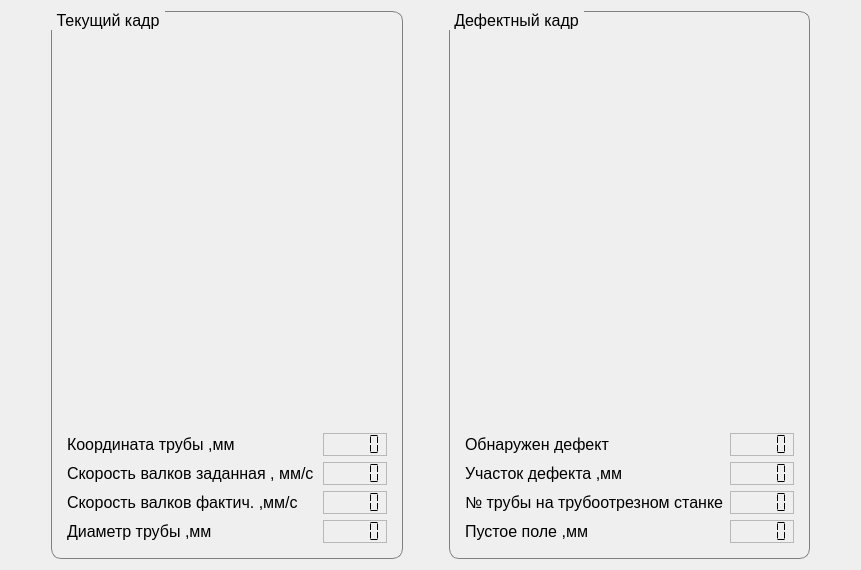
      <widget class="QWidget" name="page_1">
       <layout class="QHBoxLayout" name="horizontalLayout_41">
        <item>
         <spacer name="horizontalSpacer_8">
          <property name="orientation">
           <enum>Qt::Horizontal</enum>
          </property>
          <property name="sizeHint" stdset="0">
           <size>
            <width>40</width>
            <height>20</height>
           </size>
          </property>
         </spacer>
        </item>
        <item>
         <layout class="QHBoxLayout" name="horizontalLayout_32">
          <item>
           <widget class="QGroupBox" name="groupBox_9">
            <property name="sizePolicy">
             <sizepolicy hsizetype="Expanding" vsizetype="Expanding">
              <horstretch>0</horstretch>
              <verstretch>0</verstretch>
             </sizepolicy>
            </property>
            <property name="font">
             <font>
              <family>Segoe UI</family>
              <pointsize>12</pointsize>
             </font>
            </property>
            <property name="styleSheet">
             <string notr="true">QGroupBox {
    border: 1px solid gray;
    border-radius:10px;
    margin-top: 4ex; /* leave space at the top for the title */
}

QGroupBox::title {
    subcontrol-origin: margin;
    subcontrol-position: top left; /* position at the top */
    padding:0 3px;
  
}</string>
            </property>
            <property name="title">
             <string>Текущий кадр</string>
            </property>
            <property name="alignment">
             <set>Qt::AlignLeading|Qt::AlignLeft|Qt::AlignVCenter</set>
            </property>
            <layout class="QVBoxLayout" name="verticalLayout_14">
             <property name="leftMargin">
              <number>15</number>
             </property>
             <property name="topMargin">
              <number>15</number>
             </property>
             <property name="rightMargin">
              <number>15</number>
             </property>
             <property name="bottomMargin">
              <number>15</number>
             </property>
             <item>
              <widget class="QLabel" name="l_Current_img">
               <property name="sizePolicy">
                <sizepolicy hsizetype="Expanding" vsizetype="Expanding">
                 <horstretch>0</horstretch>
                 <verstretch>0</verstretch>
                </sizepolicy>
               </property>
               <property name="minimumSize">
                <size>
                 <width>320</width>
                 <height>400</height>
                </size>
               </property>
               <property name="maximumSize">
                <size>
                 <width>520</width>
                 <height>640</height>
                </size>
               </property>
               <property name="text">
                <string/>
               </property>
               <property name="pixmap">
                <pixmap>2023-01-09_22-28-00.png</pixmap>
               </property>
               <property name="scaledContents">
                <bool>true</bool>
               </property>
               <property name="alignment">
                <set>Qt::AlignCenter</set>
               </property>
              </widget>
             </item>
             <item>
              <layout class="QVBoxLayout" name="verticalLayout_15">
               <item>
                <layout class="QHBoxLayout" name="horizontalLayout_33">
                 <item>
                  <widget class="QLabel" name="label_35">
                   <property name="sizePolicy">
                    <sizepolicy hsizetype="Expanding" vsizetype="Preferred">
                     <horstretch>0</horstretch>
                     <verstretch>0</verstretch>
                    </sizepolicy>
                   </property>
                   <property name="font">
                    <font>
                     <family>Segoe UI</family>
                     <pointsize>12</pointsize>
                    </font>
                   </property>
                   <property name="text">
                    <string>Координата трубы ,мм</string>
                   </property>
                   <property name="textFormat">
                    <enum>Qt::AutoText</enum>
                   </property>
                   <property name="indent">
                    <number>-1</number>
                   </property>
                  </widget>
                 </item>
                 <item>
                  <widget class="QLCDNumber" name="lcd_Pos_UZK">
                   <property name="font">
                    <font>
                     <family>Segoe UI</family>
                     <pointsize>12</pointsize>
                     <weight>50</weight>
                     <bold>false</bold>
                     <stylestrategy>PreferDefault</stylestrategy>
                    </font>
                   </property>
                   <property name="frameShape">
                    <enum>QFrame::StyledPanel</enum>
                   </property>
                   <property name="lineWidth">
                    <number>1</number>
                   </property>
                   <property name="midLineWidth">
                    <number>0</number>
                   </property>
                   <property name="digitCount">
                    <number>5</number>
                   </property>
                   <property name="segmentStyle">
                    <enum>QLCDNumber::Flat</enum>
                   </property>
                  </widget>
                 </item>
                </layout>
               </item>
               <item>
                <layout class="QHBoxLayout" name="horizontalLayout_34">
                 <item>
                  <widget class="QLabel" name="label_36">
                   <property name="sizePolicy">
                    <sizepolicy hsizetype="Expanding" vsizetype="Preferred">
                     <horstretch>0</horstretch>
                     <verstretch>0</verstretch>
                    </sizepolicy>
                   </property>
                   <property name="font">
                    <font>
                     <family>Segoe UI</family>
                     <pointsize>12</pointsize>
                    </font>
                   </property>
                   <property name="text">
                    <string>Скорость валков заданная , мм/с</string>
                   </property>
                  </widget>
                 </item>
                 <item>
                  <widget class="QLCDNumber" name="lcd_RollersSpeedSet">
                   <property name="font">
                    <font>
                     <family>Segoe UI</family>
                     <pointsize>12</pointsize>
                    </font>
                   </property>
                   <property name="frameShape">
                    <enum>QFrame::StyledPanel</enum>
                   </property>
                   <property name="lineWidth">
                    <number>1</number>
                   </property>
                   <property name="digitCount">
                    <number>5</number>
                   </property>
                   <property name="segmentStyle">
                    <enum>QLCDNumber::Flat</enum>
                   </property>
                  </widget>
                 </item>
                </layout>
               </item>
               <item>
                <layout class="QHBoxLayout" name="horizontalLayout_35">
                 <item>
                  <widget class="QLabel" name="label_37">
                   <property name="sizePolicy">
                    <sizepolicy hsizetype="Expanding" vsizetype="Preferred">
                     <horstretch>0</horstretch>
                     <verstretch>0</verstretch>
                    </sizepolicy>
                   </property>
                   <property name="font">
                    <font>
                     <family>Segoe UI</family>
                     <pointsize>12</pointsize>
                    </font>
                   </property>
                   <property name="text">
                    <string>Скорость валков фактич. ,мм/с</string>
                   </property>
                  </widget>
                 </item>
                 <item>
                  <widget class="QLCDNumber" name="lcd_RollersSpeedAkt">
                   <property name="font">
                    <font>
                     <family>Segoe UI</family>
                     <pointsize>12</pointsize>
                    </font>
                   </property>
                   <property name="frameShape">
                    <enum>QFrame::StyledPanel</enum>
                   </property>
                   <property name="lineWidth">
                    <number>1</number>
                   </property>
                   <property name="smallDecimalPoint">
                    <bool>false</bool>
                   </property>
                   <property name="digitCount">
                    <number>5</number>
                   </property>
                   <property name="segmentStyle">
                    <enum>QLCDNumber::Flat</enum>
                   </property>
                  </widget>
                 </item>
                </layout>
               </item>
               <item>
                <layout class="QHBoxLayout" name="horizontalLayout_36">
                 <item>
                  <widget class="QLabel" name="label_38">
                   <property name="sizePolicy">
                    <sizepolicy hsizetype="Expanding" vsizetype="Preferred">
                     <horstretch>0</horstretch>
                     <verstretch>0</verstretch>
                    </sizepolicy>
                   </property>
                   <property name="font">
                    <font>
                     <family>Segoe UI</family>
                     <pointsize>12</pointsize>
                    </font>
                   </property>
                   <property name="text">
                    <string>Диаметр трубы ,мм</string>
                   </property>
                  </widget>
                 </item>
                 <item>
                  <widget class="QLCDNumber" name="lcd_Diam">
                   <property name="font">
                    <font>
                     <family>Segoe UI</family>
                     <pointsize>12</pointsize>
                    </font>
                   </property>
                   <property name="frameShape">
                    <enum>QFrame::StyledPanel</enum>
                   </property>
                   <property name="lineWidth">
                    <number>1</number>
                   </property>
                   <property name="digitCount">
                    <number>5</number>
                   </property>
                   <property name="segmentStyle">
                    <enum>QLCDNumber::Flat</enum>
                   </property>
                  </widget>
                 </item>
                </layout>
               </item>
              </layout>
             </item>
            </layout>
           </widget>
          </item>
          <item>
           <spacer name="horizontalSpacer_7">
            <property name="orientation">
             <enum>Qt::Horizontal</enum>
            </property>
            <property name="sizeType">
             <enum>QSizePolicy::Preferred</enum>
            </property>
            <property name="sizeHint" stdset="0">
             <size>
              <width>40</width>
              <height>20</height>
             </size>
            </property>
           </spacer>
          </item>
          <item>
           <widget class="QGroupBox" name="groupBox_10">
            <property name="sizePolicy">
             <sizepolicy hsizetype="Expanding" vsizetype="Expanding">
              <horstretch>0</horstretch>
              <verstretch>0</verstretch>
             </sizepolicy>
            </property>
            <property name="minimumSize">
             <size>
              <width>0</width>
              <height>0</height>
             </size>
            </property>
            <property name="font">
             <font>
              <family>Segoe UI</family>
              <pointsize>12</pointsize>
             </font>
            </property>
            <property name="styleSheet">
             <string notr="true">QGroupBox {
    border: 1px solid gray;
    border-radius:10px;
    margin-top: 4ex; /* leave space at the top for the title */
}

QGroupBox::title {
    subcontrol-origin: margin;
    subcontrol-position: top left; /* position at the top */
    padding:0 3px;
  
}</string>
            </property>
            <property name="title">
             <string>Дефектный кадр</string>
            </property>
            <property name="alignment">
             <set>Qt::AlignLeading|Qt::AlignLeft|Qt::AlignVCenter</set>
            </property>
            <layout class="QVBoxLayout" name="verticalLayout_16">
             <property name="leftMargin">
              <number>15</number>
             </property>
             <property name="topMargin">
              <number>15</number>
             </property>
             <property name="rightMargin">
              <number>15</number>
             </property>
             <property name="bottomMargin">
              <number>15</number>
             </property>
             <item>
              <widget class="QLabel" name="l_NG_img">
               <property name="sizePolicy">
                <sizepolicy hsizetype="Expanding" vsizetype="Expanding">
                 <horstretch>0</horstretch>
                 <verstretch>0</verstretch>
                </sizepolicy>
               </property>
               <property name="minimumSize">
                <size>
                 <width>320</width>
                 <height>400</height>
                </size>
               </property>
               <property name="maximumSize">
                <size>
                 <width>520</width>
                 <height>640</height>
                </size>
               </property>
               <property name="text">
                <string/>
               </property>
               <property name="pixmap">
                <pixmap>2023-01-09_22-28-36.png</pixmap>
               </property>
               <property name="scaledContents">
                <bool>true</bool>
               </property>
               <property name="alignment">
                <set>Qt::AlignCenter</set>
               </property>
              </widget>
             </item>
             <item>
              <layout class="QVBoxLayout" name="verticalLayout_17">
               <item>
                <layout class="QHBoxLayout" name="horizontalLayout_37">
                 <item>
                  <widget class="QLabel" name="label_40">
                   <property name="sizePolicy">
                    <sizepolicy hsizetype="Expanding" vsizetype="Preferred">
                     <horstretch>0</horstretch>
                     <verstretch>0</verstretch>
                    </sizepolicy>
                   </property>
                   <property name="font">
                    <font>
                     <family>Segoe UI</family>
                     <pointsize>12</pointsize>
                     <weight>50</weight>
                     <bold>false</bold>
                    </font>
                   </property>
                   <property name="text">
                    <string>Обнаружен дефект</string>
                   </property>
                  </widget>
                 </item>
                 <item>
                  <widget class="QLCDNumber" name="lcd_Defect">
                   <property name="enabled">
                    <bool>true</bool>
                   </property>
                   <property name="font">
                    <font>
                     <family>Segoe UI</family>
                     <pointsize>12</pointsize>
                    </font>
                   </property>
                   <property name="frameShape">
                    <enum>QFrame::StyledPanel</enum>
                   </property>
                   <property name="lineWidth">
                    <number>1</number>
                   </property>
                   <property name="digitCount">
                    <number>5</number>
                   </property>
                   <property name="segmentStyle">
                    <enum>QLCDNumber::Flat</enum>
                   </property>
                  </widget>
                 </item>
                </layout>
               </item>
               <item>
                <layout class="QHBoxLayout" name="horizontalLayout_38">
                 <item>
                  <widget class="QLabel" name="label_41">
                   <property name="sizePolicy">
                    <sizepolicy hsizetype="Expanding" vsizetype="Preferred">
                     <horstretch>0</horstretch>
                     <verstretch>0</verstretch>
                    </sizepolicy>
                   </property>
                   <property name="font">
                    <font>
                     <family>Segoe UI</family>
                     <pointsize>12</pointsize>
                    </font>
                   </property>
                   <property name="text">
                    <string>Участок дефекта ,мм</string>
                   </property>
                  </widget>
                 </item>
                 <item>
                  <widget class="QLCDNumber" name="lcd_Defect_Place">
                   <property name="minimumSize">
                    <size>
                     <width>0</width>
                     <height>0</height>
                    </size>
                   </property>
                   <property name="font">
                    <font>
                     <family>Segoe UI</family>
                     <pointsize>12</pointsize>
                    </font>
                   </property>
                   <property name="frameShape">
                    <enum>QFrame::StyledPanel</enum>
                   </property>
                   <property name="lineWidth">
                    <number>1</number>
                   </property>
                   <property name="digitCount">
                    <number>5</number>
                   </property>
                   <property name="segmentStyle">
                    <enum>QLCDNumber::Flat</enum>
                   </property>
                  </widget>
                 </item>
                </layout>
               </item>
               <item>
                <layout class="QHBoxLayout" name="horizontalLayout_39">
                 <item>
                  <widget class="QLabel" name="label_42">
                   <property name="sizePolicy">
                    <sizepolicy hsizetype="Expanding" vsizetype="Preferred">
                     <horstretch>0</horstretch>
                     <verstretch>0</verstretch>
                    </sizepolicy>
                   </property>
                   <property name="font">
                    <font>
                     <family>Segoe UI</family>
                     <pointsize>12</pointsize>
                    </font>
                   </property>
                   <property name="text">
                    <string>№ трубы на трубоотрезном станке</string>
                   </property>
                  </widget>
                 </item>
                 <item>
                  <widget class="QLCDNumber" name="lcd_Temperature">
                   <property name="font">
                    <font>
                     <family>Segoe UI</family>
                     <pointsize>12</pointsize>
                    </font>
                   </property>
                   <property name="frameShape">
                    <enum>QFrame::StyledPanel</enum>
                   </property>
                   <property name="lineWidth">
                    <number>1</number>
                   </property>
                   <property name="digitCount">
                    <number>5</number>
                   </property>
                   <property name="segmentStyle">
                    <enum>QLCDNumber::Flat</enum>
                   </property>
                  </widget>
                 </item>
                </layout>
               </item>
               <item>
                <layout class="QHBoxLayout" name="horizontalLayout_40">
                 <item>
                  <widget class="QLabel" name="label_43">
                   <property name="sizePolicy">
                    <sizepolicy hsizetype="Expanding" vsizetype="Preferred">
                     <horstretch>0</horstretch>
                     <verstretch>0</verstretch>
                    </sizepolicy>
                   </property>
                   <property name="font">
                    <font>
                     <family>Segoe UI</family>
                     <pointsize>12</pointsize>
                    </font>
                   </property>
                   <property name="text">
                    <string>Пустое поле ,мм</string>
                   </property>
                  </widget>
                 </item>
                 <item>
                  <widget class="QLCDNumber" name="lcdNum_Empty">
                   <property name="font">
                    <font>
                     <family>Segoe UI</family>
                     <pointsize>12</pointsize>
                    </font>
                   </property>
                   <property name="frameShape">
                    <enum>QFrame::StyledPanel</enum>
                   </property>
                   <property name="lineWidth">
                    <number>1</number>
                   </property>
                   <property name="digitCount">
                    <number>5</number>
                   </property>
                   <property name="segmentStyle">
                    <enum>QLCDNumber::Flat</enum>
                   </property>
                  </widget>
                 </item>
                </layout>
               </item>
              </layout>
             </item>
            </layout>
           </widget>
          </item>
         </layout>
        </item>
        <item>
         <spacer name="horizontalSpacer_9">
          <property name="orientation">
           <enum>Qt::Horizontal</enum>
          </property>
          <property name="sizeHint" stdset="0">
           <size>
            <width>40</width>
            <height>20</height>
           </size>
          </property>
         </spacer>
        </item>
       </layout>
      </widget>
